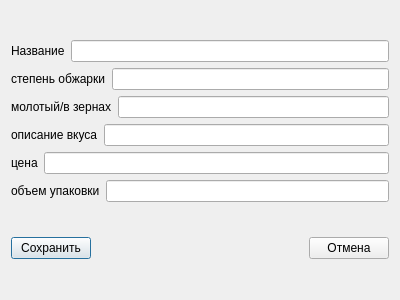
<?xml version="1.0" encoding="UTF-8"?>
<ui version="4.0">
 <class>Dialog</class>
 <widget class="QDialog" name="Dialog">
  <property name="geometry">
   <rect>
    <x>0</x>
    <y>0</y>
    <width>400</width>
    <height>300</height>
   </rect>
  </property>
  <property name="windowTitle">
   <string>Dialog</string>
  </property>
  <layout class="QVBoxLayout" name="verticalLayout_2">
   <item>
    <layout class="QVBoxLayout" name="verticalLayout">
     <item>
      <layout class="QHBoxLayout" name="horizontalLayout_4">
       <item>
        <widget class="QLabel" name="label_4">
         <property name="text">
          <string>Название</string>
         </property>
        </widget>
       </item>
       <item>
        <widget class="QLineEdit" name="name"/>
       </item>
      </layout>
     </item>
     <item>
      <layout class="QHBoxLayout" name="horizontalLayout_6">
       <item>
        <widget class="QLabel" name="label_6">
         <property name="text">
          <string>степень обжарки</string>
         </property>
        </widget>
       </item>
       <item>
        <widget class="QLineEdit" name="roasting"/>
       </item>
      </layout>
     </item>
     <item>
      <layout class="QHBoxLayout" name="horizontalLayout_7">
       <item>
        <widget class="QLabel" name="label_7">
         <property name="text">
          <string>молотый/в зернах</string>
         </property>
        </widget>
       </item>
       <item>
        <widget class="QLineEdit" name="ground_beans"/>
       </item>
      </layout>
     </item>
     <item>
      <layout class="QHBoxLayout" name="horizontalLayout">
       <item>
        <widget class="QLabel" name="label">
         <property name="text">
          <string>описание вкуса</string>
         </property>
        </widget>
       </item>
       <item>
        <widget class="QLineEdit" name="discribe"/>
       </item>
      </layout>
     </item>
     <item>
      <layout class="QHBoxLayout" name="horizontalLayout_3">
       <item>
        <widget class="QLabel" name="label_3">
         <property name="text">
          <string>цена</string>
         </property>
        </widget>
       </item>
       <item>
        <widget class="QLineEdit" name="price"/>
       </item>
      </layout>
     </item>
     <item>
      <layout class="QHBoxLayout" name="horizontalLayout_2">
       <item>
        <widget class="QLabel" name="label_2">
         <property name="text">
          <string>объем упаковки</string>
         </property>
        </widget>
       </item>
       <item>
        <widget class="QLineEdit" name="volume"/>
       </item>
      </layout>
     </item>
    </layout>
   </item>
   <item>
    <layout class="QHBoxLayout" name="horizontalLayout_9">
     <item>
      <widget class="QPushButton" name="save">
       <property name="text">
        <string>Сохранить</string>
       </property>
      </widget>
     </item>
     <item>
      <spacer name="horizontalSpacer">
       <property name="orientation">
        <enum>Qt::Horizontal</enum>
       </property>
       <property name="sizeHint" stdset="0">
        <size>
         <width>40</width>
         <height>20</height>
        </size>
       </property>
      </spacer>
     </item>
     <item>
      <widget class="QPushButton" name="cancel">
       <property name="text">
        <string>Отмена</string>
       </property>
      </widget>
     </item>
    </layout>
   </item>
  </layout>
 </widget>
 <resources/>
 <connections/>
</ui>
